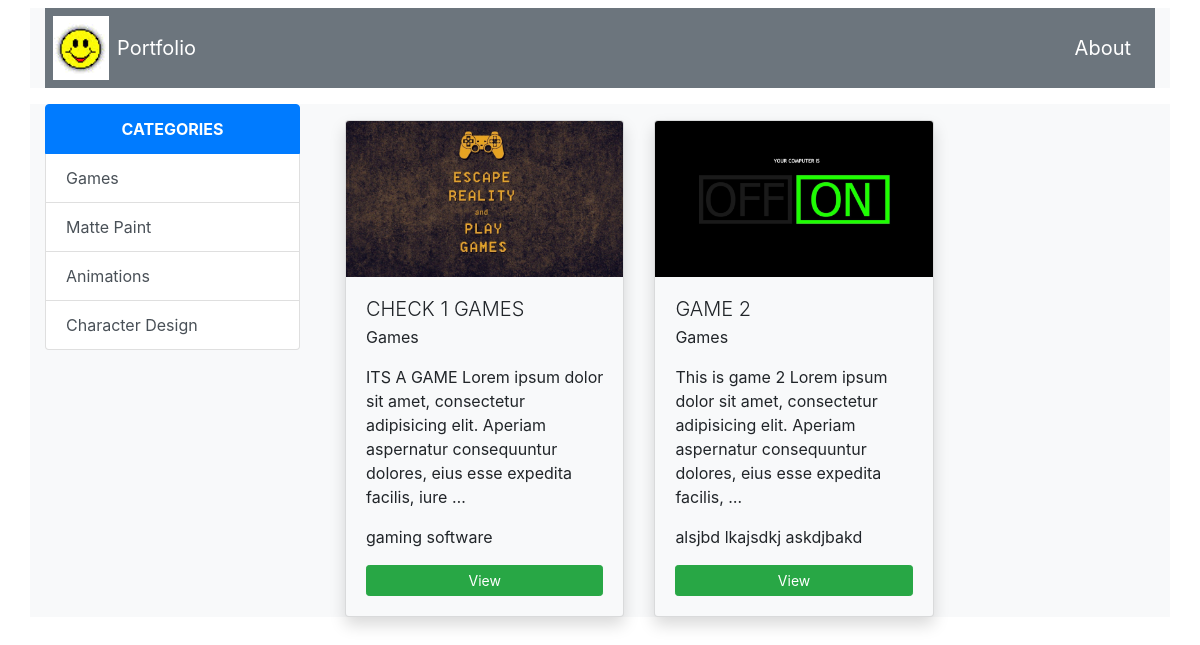
Page /1/cat-filter/ on the committed database.
### apps/models.py (models this page shows, shortened)
class Category(models.Model):
    cat_id = models.AutoField(primary_key=True)
    title = models.CharField(max_length=300)
    def __str__(self):
        return self.title

class Product(models.Model):
    pro_id = models.AutoField(primary_key=True)
    name = models.CharField(max_length=200)
    category = models.ForeignKey(Category, on_delete=models.CASCADE)
    description = models.TextField()
    softwareUsed = models.TextField()
    image = models.ImageField(upload_to='image/')
    imageSS1 = models.ImageField(upload_to='image/', null=True,default="",blank=True)
    imageSS2 = models.ImageField(upload_to='image/', null=True,default="",blank=True)
    imageSS3 = models.ImageField(upload_to='image/', null=True,default="",blank=True)
    imageSS4 = models.ImageField(upload_to='image/', null=True,default="",blank=True)

### apps/views.py (the view)
# urls.py: path('<int:cat_id>/cat-filter/', views.categoryList, name='categories'),
def categoryList(req, cat_id):
    data = {
            "product": Product.objects.filter(category=cat_id),
            "category": Category.objects.all()
            }
    return render(req, 'projects.html', data)

### templates/projects.html
{% extends 'base.html' %}
{% load  static %}
{% block side %}
    {{ block.super }}
{% endblock %}
{% block body %}
            <div class="col-9">
                <div class="row">
                    {% for a in product %}
                    <div class="col-lg-6 mt-3 d-flex ">
                        <div class="card bg-light shadow">
                           <img src="{{ a.image.url }}" alt="" class="card-img-top mx-auto img-rounded img-fluid">
                            <div class="card-body">
                                <h2 class="lead text-truncate mb-1">{{ a.name|upper|linebreaksbr }}</h2>
                                <P class="card-text small mb-1">{{ a.category|linebreaks }}</P>
                                <P class="card-text small mb-1">{{ a.description|truncatewords:'20'|linebreaks }}</P>
                                <P class="card-text small mb-1">{{ a.softwareUsed|linebreaks|truncatewords:'20' }}</P>
                                <a href="{% url 'project' a.pro_id %}" class="btn btn-success btn-sm btn-block">View</a>
                            </div>
                        </div>
                    </div>
                    {% endfor %}
                </div>
            </div>
{% endblock %}

### templates/base.html (shortened to what this page needs)
{% load static %}
<!DOCTYPE html>
<html lang="en">
<head>
    <link rel="stylesheet" href="{% static 'bootstrap.min.css' %}">
</head>
<body>
        <div class="container mt-2 bg-light">
             <nav class="navbar navbar-dark navbar-expand-lg bg-secondary p-2">
                 <a href="{% url 'projects' %}">
                    <img src="{% static 'smiley.PNG' %}" alt="">
                 </a>
                 <a href="{% url 'projects' %}" class="navbar-brand p-2">Portfolio</a>
                 <a href="{% url 'about' %}" class="navbar-brand ml-auto">About</a>
             </nav>
        </div>
{% block container %}
        <div class="container mt-3 bg-light">
        <div class="row">
            <div class="col-3">
                {% block side %}
                    <div class="list-group">
                    <nav class="list-group-item list-group-item-action active font-weight-bold text-center text-uppercase">categories</nav>
                    {% for x in category %}
                        <a href="{% url 'categories' x.cat_id %}" class="list-group-item list-group-item-action">{{ x.title }}</a>
                    {% endfor %}
                </div>
                {% endblock %}
            </div>
            <div class="col-9">
                        {% block body %}  {% endblock %}
            </div>
        </div>
    </div>
{% endblock %}
</body>
</html>

### rows in the picture
Category: title "Games"
Category: title "Matte Paint"
Category: title "Animations"
Category: title "Character Design"
Product: image (picture), name "CHECK 1 GAMES", category "Games", description "ITS A GAME Lorem ipsum dolor sit amet, consectetur adipisicing elit. Aperiam aspernatur consequuntur dolores, eius esse expedita facilis, iure …", softwareUsed "gaming software"
Product: image (picture), name "GAME 2", category "Games", description "This is game 2 Lorem ipsum dolor sit amet, consectetur adipisicing elit. Aperiam aspernatur consequuntur dolores, eius esse expedita facilis, …", softwareUsed "alsjbd lkajsdkj askdjbakd"
